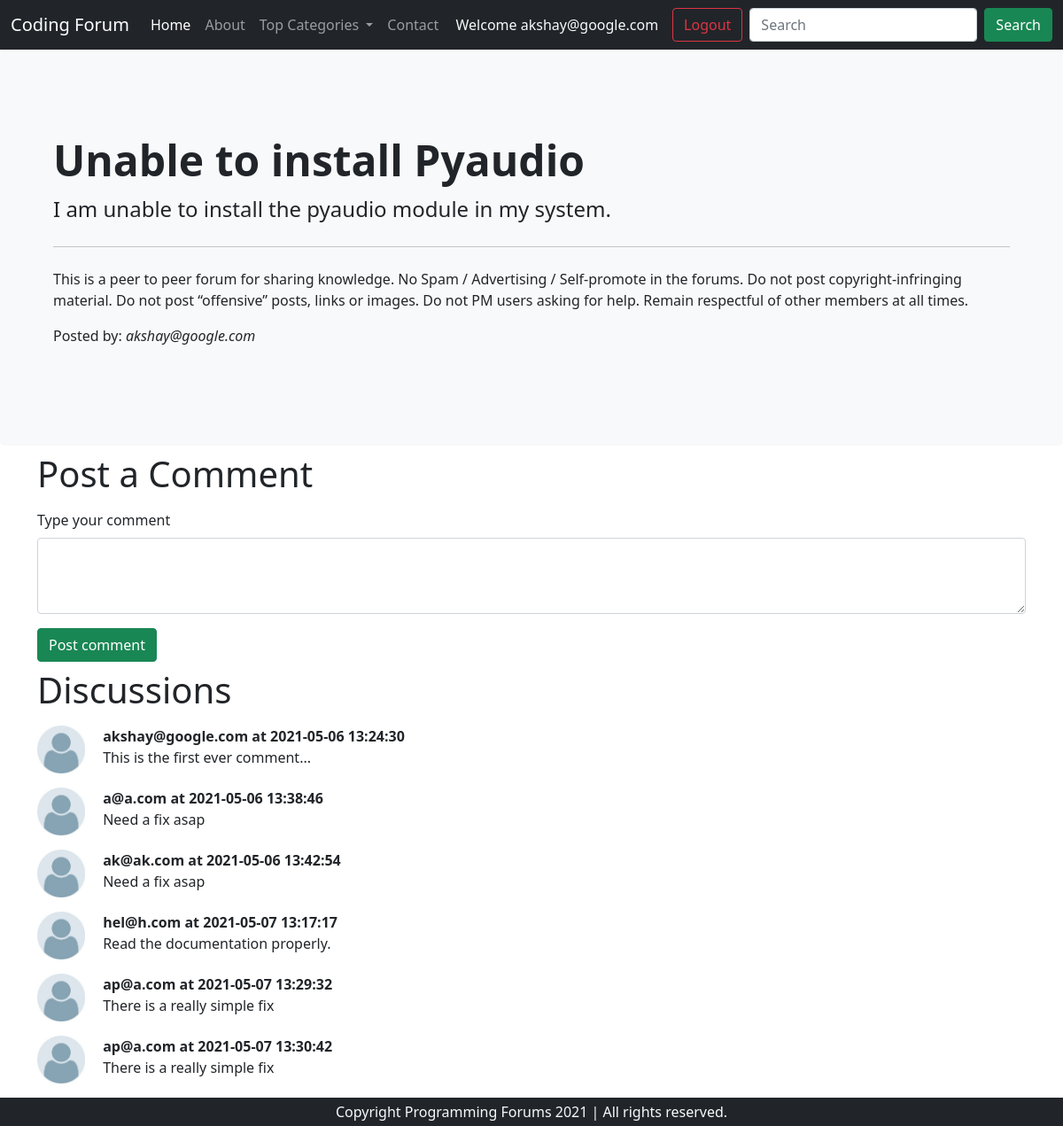
The app's page /thread.php?threadid=1 (signed in) with its own data.
### tables this page shows
CREATE TABLE `threads` (
  `t_id` int(7) NOT NULL,
  `t_title` varchar(255) NOT NULL,
  `t_desc` text NOT NULL,
  `t_cat_id` int(7) NOT NULL,
  `t_user_id` int(7) NOT NULL,
  `timestamp` datetime NOT NULL DEFAULT current_timestamp()
);

CREATE TABLE `users` (
  `sno` int(8) NOT NULL,
  `user_email` varchar(255) NOT NULL,
  `user_pass` varchar(255) NOT NULL,
  `timestamp` datetime NOT NULL DEFAULT current_timestamp()
);

CREATE TABLE `comments` (
  `comment_id` int(8) NOT NULL,
  `comment_content` text NOT NULL,
  `thread_id` int(8) NOT NULL,
  `comment_by` int(8) NOT NULL,
  `comment_time` datetime NOT NULL DEFAULT current_timestamp()
);

### thread.php (the view, shortened to what this page needs)
<!doctype html>
<html lang="en">
<head>
    <link href="https://cdn.jsdelivr.net/npm/bootstrap@5.0.0-beta3/dist/css/bootstrap.min.css" rel="stylesheet"
>
</head>
<body>
    <?php include 'partials/_dbconnect.php' ?>
    <?php include 'partials/_header.php' ?>
    <?php
    $id = $_GET['threadid'];
    $sql = "SELECT * FROM `threads` WHERE t_id=$id";
    $result = mysqli_query($conn, $sql);
    while($row = mysqli_fetch_assoc($result)){
        $title = $row['t_title'];
        $desc = $row['t_desc'];
        $thread_user_id = $row['t_user_id'];
        $sql2 = "select user_email from `users` where sno=$thread_user_id";
        $result2 = mysqli_query($conn, $sql2);
        $row2 = mysqli_fetch_assoc($result2);
        $posted_by = $row2['user_email'];
    }
    ?>
    <div class="p-5 bg-light rounded-3">
        <div class="container py-5">
            <h1 class="display-5 fw-bold"><?php echo $title;?></h1>
            <p class="col-md-8 fs-4">
                <?php echo $desc;?>
            </p>
            <hr class="my-4">
            <p>This is a peer to peer forum for sharing knowledge.
                No Spam / Advertising / Self-promote in the forums.
                Do not post copyright-infringing material.
                Do not post “offensive” posts, links or images.
                Do not PM users asking for help.
                Remain respectful of other members at all times.</p>
            <p>Posted by: <em><?php echo $posted_by;?></em></p>
        </div>
    </div>
    <?php
    if(isset($_SESSION['loggedin']) && $_SESSION['loggedin']==true){
        echo '<div class="container">
        <h1 class="py-2">
            Post a Comment
        </h1>
        <form action="'. $_SERVER['REQUEST_URI'] .'" method="post">
            <div class="mb-3">
                <label for="comment" class="form-label">Type your comment</label>
                <textarea class="form-control" id="comment" name="comment" rows="3"></textarea>
                <input type="hidden" name="sno" value="'.$_SESSION['sno'].'">
             </div>
            <button type="submit" class="btn btn-success">Post comment</button>
        </form>
    </div>';
    }
    ?>
    <div class="container mb-5">
        <h1 class="py-2">
            Discussions
        </h1>
        <?php
    $id = $_GET['threadid'];
    $sql = "SELECT * FROM `comments` WHERE thread_id =$id";
    $result = mysqli_query($conn, $sql);
    while($row = mysqli_fetch_assoc($result)){
        $content = $row['comment_content'];
        $time = $row['comment_time'];
        $thread_user_id = $row['comment_by'];
        $sql2 = "select user_email from `users` where sno=$thread_user_id";
        $result2 = mysqli_query($conn, $sql2);
        $row2 = mysqli_fetch_assoc($result2);
        echo '<div class="d-flex mb-3 mb-2">
            <div class="flex-shrink-0">
                <img src="/forum/img/user.jpg" width="54px" alt="...">
            </div>
            &nbsp;
            <div class="flex-grow-1 ms-3">
            <p class="fw-bold my-0">'.$row2['user_email'].' at '.$time.'</p>
                '. $content .'
            </div>
        </div>';
    }
    ?>
    </div>
    <?php include 'partials/_footer.php' ?>
</body>
</html>

### records on screen
threads: t_title "Unable to install Pyaudio", t_desc "I am unable to install the pyaudio module in my system."
users: user_email "akshay@google.com"
comments: users.user_email "akshay@google.com", comment_time "2021-05-06 13:24:30", comment_content "This is the first ever comment..."
comments: users.user_email "a@a.com", comment_time "2021-05-06 13:38:46", comment_content "Need a fix asap"
comments: users.user_email "ak@ak.com", comment_time "2021-05-06 13:42:54", comment_content "Need a fix asap"
comments: users.user_email "hel@h.com", comment_time "2021-05-07 13:17:17", comment_content "Read the documentation properly."
comments: users.user_email "ap@a.com", comment_time "2021-05-07 13:29:32", comment_content "There is a really simple fix"
comments: users.user_email "ap@a.com", comment_time "2021-05-07 13:30:42", comment_content "There is a really simple fix"

### other values on screen
$_SESSION['useremail'] "akshay@google.com"
